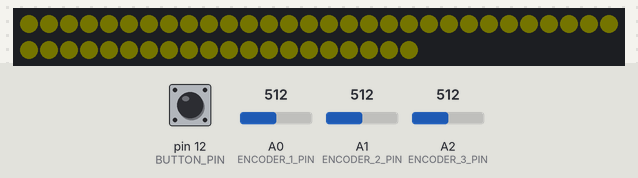
Recording of a sketch running on a simulated Arduino Nano, built with avr-gcc and run on an emulated ATmega328P. Parts: 50 RGB LEDs in strip order, left to right, continuing on the next row. The inputs (shaded band) are chosen by the test bench; at power-on: pin 12 (BUTTON_PIN) HIGH, A0 (ENCODER_1_PIN) = 512, A1 (ENCODER_2_PIN) = 512, A2 (ENCODER_3_PIN) = 512. Dim RGB values are drawn brighter than linear; random numbers use the default seed unless the sketch sets one.

Above: at 1.2 s.
1.3 s: pin 12 (BUTTON_PIN) pulled LOW for 3.2 s
At 5.4 s:
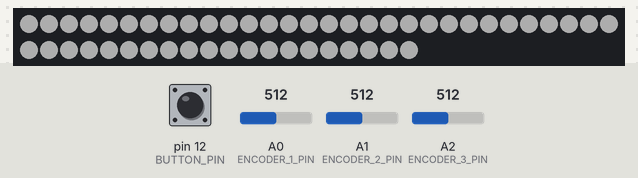
6.0 s: pin 12 (BUTTON_PIN) pulled LOW for 3.2 s
At 7.4 s:
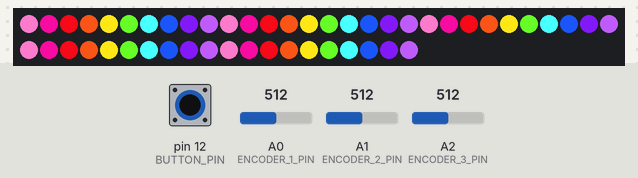
9.8 s: pin 12 (BUTTON_PIN) pulled LOW for 0.15 s
At 10.4 s:
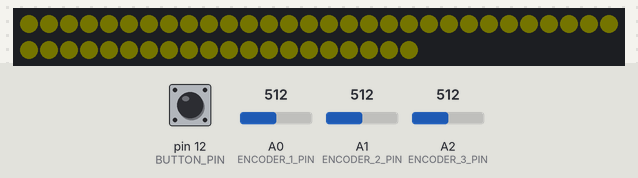
Timing chart, 0 to 12.8 s (numbered marks = the images above; inputs shaded):
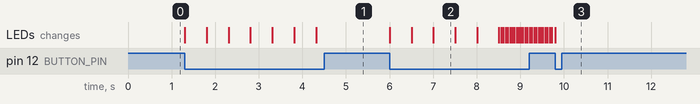

Measured:
- after the input at 1.3 s, the LEDs: first change at once (image 1 shows a later state)
- after the input at 6.0 s, the LEDs: first change at once (image 2 shows a later state)
- what the display in image 2 shows lasts 0.5 s, from 7.0 s to 7.5 s

The sketch:

main.ino
```cpp
#include <Arduino.h>
#include <FastLED.h>


// =========================================
// ============= CONFIGURATION =============
// =========================================

// Number of leds
#define LED_COUNT 50

// LED Strip pin
#define LED_PIN 13

// Button pin
#define BUTTON_PIN 12

// First encoder pin
#define ENCODER_1_PIN A0

// Second encoder pin
#define ENCODER_2_PIN A1

// Third encoder pin
#define ENCODER_3_PIN A2

// Double click protection
#define DOUBLE_CLICK_DELAY 500


// =========================================
// ================= SETUP =================
// =========================================

CRGB leds[LED_COUNT];

void setup()
{
    pinMode(BUTTON_PIN, INPUT_PULLUP);

    pinMode(ENCODER_1_PIN, INPUT);
    pinMode(ENCODER_2_PIN, INPUT);
    pinMode(ENCODER_3_PIN, INPUT);

    FastLED.addLeds<WS2812B, LED_PIN, GRB>(leds, LED_COUNT);

    for (int i = 0; i < LED_COUNT; i++) {
        leds[i] = CRGB::Black;
    }
    FastLED.show();
}


// ==========================================
// ================== MAIN ==================
// ==========================================

void loop()
{
    uint64_t now = millis();

    static int curEffect = 0;
    static uint64_t lastClickTime = 0;

    int sensorVal = digitalRead(BUTTON_PIN);
    if ((sensorVal == LOW) && ((now - lastClickTime) > DOUBLE_CLICK_DELAY)) {
        curEffect++;
        if (curEffect > 14) {
            curEffect = 0;
        }
        lastClickTime = now;
    }


    if (curEffect == 0) {
        yellowBrightness(1);
    } else if (curEffect == 1) {
        yellowBrightness(10);
    } else if (curEffect == 2) {
        yellowBrightness(50);
    } else if (curEffect == 3) {
        yellowBrightness(100);
    } else if (curEffect == 4) {
        yellowBrightness(255);
    } else if (curEffect == 5) {
        whiteBrightness(1);
    } else if (curEffect == 6) {
        whiteBrightness(10);
    } else if (curEffect == 7) {
        whiteBrightness(50);
    } else if (curEffect == 8) {
        whiteBrightness(100);
    } else if (curEffect == 9) {
        whiteBrightness(255);
    } else if (curEffect == 10) {
        movingColors(now);
    } else if (curEffect == 11) {
        fillByColor();
    } else if (curEffect == 12) {
        simpleBlink(now);
    } else if (curEffect == 13) {
        runningPoint(now);
    } else {
        showColors(now);
    }
}


// ===========================================
// ================= EFFECTS =================
// ===========================================

void whiteBrightness(int brightness)
{
    FastLED.setBrightness(brightness);
    for (int i = 0; i < LED_COUNT; i++) {
        leds[i].setRGB(255, 255, 255);
    }
    FastLED.show();
}

void yellowBrightness(int brightness)
{
    FastLED.setBrightness(brightness);
    for (int i = 0; i < LED_COUNT; i++) {
        leds[i].setRGB(255, 255, 0);
    }
    FastLED.show();
}

void movingColors(uint64_t now)
{
    static uint64_t last = 0;

    int colorR, colorG, colorB;
    static int j = 10;

    int delay = map(analogRead(ENCODER_1_PIN), 0, 1023, 10, 1000);

    if ((now - last) > delay) {
        for (int i = 0; i < LED_COUNT; i++) {
            if (((i + j) % 10) == 0) {
                colorR = 246;
                colorG = 119;
                colorB = 199;
            } else if (((i + j) % 10) == 1) {
                colorR = 229;
                colorG = 10;
                colorB = 149;
            } else if (((i + j) % 10) == 2) {
                colorR = 226;
                colorG = 8;
                colorB = 22;
            } else if (((i + j) % 10) == 3) {
                colorR = 243;
                colorG = 81;
                colorB = 22;
            } else if (((i + j) % 10) == 4) {
                colorR = 252;
                colorG = 229;
                colorB = 21;
            } else if (((i + j) % 10) == 5) {
                colorR = 99;
                colorG = 245;
                colorB = 37;
            } else if (((i + j) % 10) == 6) {
                colorR = 70;
                colorG = 255;
                colorB = 255;
            } else if (((i + j) % 10) == 7) {
                colorR = 24;
                colorG = 80;
                colorB = 236;
            } else if (((i + j) % 10) == 8) {
                colorR = 123;
                colorG = 24;
                colorB = 236;
            } else if (((i + j) % 10) == 9) {
                colorR = 182;
                colorG = 87;
                colorB = 238;
            }
            leds[i].setRGB(colorR, colorG, colorB);
        }
        j--;
        if (j == 0) {
            j = 10;
        }
        last = now;
    }
    FastLED.show();
}

void fillByColor()
{
    int colorR = map(analogRead(ENCODER_1_PIN), 0, 1023, 0, 255);
    int colorG = map(analogRead(ENCODER_2_PIN), 0, 1023, 0, 255);
    int colorB = map(analogRead(ENCODER_3_PIN), 0, 1023, 0, 255);

    for (int i = 0; i < LED_COUNT; i++) {
        leds[i].setRGB(colorR, colorG, colorB);
    }
    FastLED.show();
}

void simpleBlink(uint64_t now)
{
    static uint8_t state = 0;
    static uint64_t last = 0;

    int delay = map(analogRead(ENCODER_1_PIN), 0, 1023, 100, 1000);

    if ((now - last) > delay) {
        if (state == 0) {
        for (int i = 0; i < LED_COUNT; i++) {
            if (i % 7 == 0) {
             leds[i] = CRGB::Red;
            } else if (i % 7 == 1) {
                leds[i] = CRGB::Orange;
            } else if (i % 7 == 2) {
                leds[i] = CRGB::Yellow;
            } else if (i % 7 == 3) {
                leds[i] = CRGB::Green;
            } else if (i % 7 == 4) {
                leds[i] = CRGB::LightBlue;
            } else if (i % 7 == 5) {
                leds[i] = CRGB::Blue;
            } else {
                leds[i] = CRGB::Violet;
            }
        }
        FastLED.show();
        } else {
            for (int i = 0; i < LED_COUNT; i++) {
                leds[i] = CRGB::Black;
            }
            FastLED.show();
        }
        last = now;
        state = (state + 1) % 2;
    }
}

void showColors(uint64_t now)
{
    static uint8_t state = 0;
    static uint16_t curColor = 0;
    static uint64_t last = 0;

    if ((now - last) > 50) {
        curColor++;
        if (curColor >= 256) {
            curColor = 0;
            state++;
            if (state >= 4) {
                state = 0;
            }
        }

        for (int i = 0; i < LED_COUNT; i++) {
            if (state == 0) {
                leds[i].setRGB(curColor, curColor, curColor);
            } else if (state == 1) {
                leds[i].setRGB(curColor, 0, 0);
            } else if (state == 2) {
                leds[i].setRGB(0, curColor, 0);
            } else if (state == 3) {
                leds[i].setRGB(0, 0, curColor);
            }
        }
        FastLED.show();

        last = now;
    }
}

void runningPoint(uint64_t now)
{
  static uint64_t last = 0;
  static uint8_t direction = 0;
  static int16_t curLed = 0;

  static int colorR = rand() % 255;
  static int colorG = rand() % 255;
  static int colorB = rand() % 255;

  if ((now - last) > 50) {
    leds[curLed] = CRGB::Black;

    if (direction == 0) {
      curLed++;
      if (curLed >= LED_COUNT) {
        curLed -= 2;
        direction = 1;
      }
    } else {
      curLed--;
      if (curLed <= -1) {
        curLed += 2;
        direction = 0;
      }
    }

    leds[curLed].setRGB(colorR, colorG, colorB);
    colorR = (colorR + 1) % 255;
    colorG = (colorG + 1) % 255;
    colorB = (colorB + 1) % 255;

    FastLED.show();

    last = now;
  }
}
```
